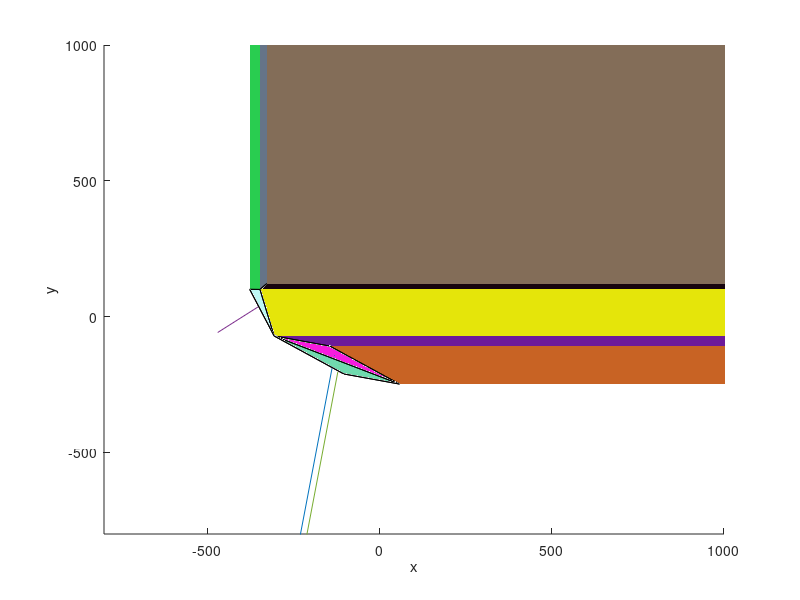

The MATLAB source for this figure:


a = [-306.111	-70.9998	-101.125]

figure();
%axis([-400 200 -150 200 -150 200])
axis([-800 1000 -800 1000 -800 1000])
hold on;
xlabel('x')
ylabel('y')
zlabel('z')

%scatter3([a(1)], [a(2)], [a(3)], [10])

patch([1e+20 -377.038 -327.181 ], [-248.152 1e+20 121.842 ], [-119.456 -119.456 -119.456 ], [0.514352 0.426412 0.34352 ]);
plot3([3.33333e+19 3.33333e+19],[3.33333e+19 3.33333e+19],[-119.456 -1119.46])
patch([-377.038 -377.038 -306.111 ], [-248.152 100.604 -70.9998 ], [1e+20 -113.376 -101.125 ], [0.0504663 0.0943199 0.809355 ]);
plot3([-353.396 -1277.57],[-72.8494 -454.83],[3.33333e+19 3.33333e+19])
patch([-377.038 58.089 -103.433 ], [-248.152 -248.152 -211.003 ], [1e+20 21.6843 8.74955 ], [0.879013 0.986644 0.521261 ]);
plot3([-140.794 -364.934],[-235.769 -1210.33],[3.33333e+19 3.33333e+19])
patch([-377.038 -306.111 -103.433 ], [-248.152 -70.9998 -211.003 ], [1e+20 -101.125 8.74955 ], [0.28428 0.180136 0.359247 ]);
plot3([-262.194 -830.548],[-176.718 -999.503],[3.33333e+19 3.33333e+19])
patch([58.089 -306.111 -103.433 ], [-248.152 -70.9998 -211.003 ], [21.6843 -101.125 8.74955 ], [0.43899 0.853785 0.683098 ]);
plot3([-117.151 -222.858],[-176.718 -880.821],[-23.5638 -725.75])
patch([1e+20 58.089 -144.589 ], [-248.152 -248.152 -108.148 ], [-119.456 21.6843 -88.1905 ], [0.786187 0.386299 0.140338 ]);
plot3([3.33333e+19 3.33333e+19],[-201.484 -818.861],[-61.9875 -848.655])
patch([1e+20 -306.111 -144.589 ], [-248.152 -70.9998 -108.148 ], [-119.456 -101.125 -88.1905 ], [0.426555 0.10339 0.600405 ]);
plot3([3.33333e+19 3.33333e+19],[-142.433 -471.26],[-102.924 -1047.31])
patch([58.089 -306.111 -144.589 ], [-248.152 -70.9998 -108.148 ], [21.6843 -101.125 -88.1905 ], [0.967694 0.109233 0.86909 ]);
plot3([-130.87 -236.577],[-142.433 -846.536],[-55.8772 -758.063])
patch([-377.038 -377.038 -347.23 ], [1e+20 100.604 100.294 ], [-119.456 -113.376 -118.788 ], [0.159324 0.802604 0.313187 ]);
plot3([-367.102 -545.744],[3.33333e+19 3.33333e+19],[-117.207 -1101.12])
patch([-377.038 -327.181 -347.23 ], [1e+20 121.842 100.294 ], [-119.456 -119.456 -118.788 ], [0.395684 0.45569 0.532342 ]);
plot3([-350.483 -383.779],[3.33333e+19 3.33333e+19],[-119.234 -1118.68])
patch([-377.038 -306.111 -347.23 ], [100.604 -70.9998 100.294 ], [-113.376 -101.125 -118.788 ], [0.745008 0.970042 0.958753 ]);
plot3([-343.46 -521.698],[43.2994 -99.8716],[-111.097 -1084.61])
patch([1e+20 -327.181 -347.23 ], [-248.152 121.842 100.294 ], [-119.456 -119.456 -118.788 ], [0.0885283 0.0205084 0.0530733 ]);
plot3([3.33333e+19 3.33333e+19],[-8.67183 -39.6543],[-119.234 -1118.75])
patch([1e+20 -306.111 -347.23 ], [-248.152 -70.9998 100.294 ], [-119.456 -101.125 -118.788 ], [0.897883 0.899521 0.039717 ]);
plot3([3.33333e+19 3.33333e+19],[-72.9525 -175.524],[-113.123 -1107.85])
patch([1e+20 -377.038 58.089 ], [-248.152 -248.152 -248.152 ], [-119.456 1e+20 21.6843 ], [0.419144 0.183801 0.219853 ]);
plot3([3.33333e+19 3.33333e+19],[-248.152 -1248.15],[3.33333e+19 3.33333e+19])
patch([-377.038 -377.038 -377.038 ], [1e+20 -248.152 100.604 ], [-119.456 1e+20 -113.376 ], [0.778391 0.622791 0.0736379 ]);
plot3([-377.038 -1377.04],[3.33333e+19 3.33333e+19],[3.33333e+19 3.33333e+19])